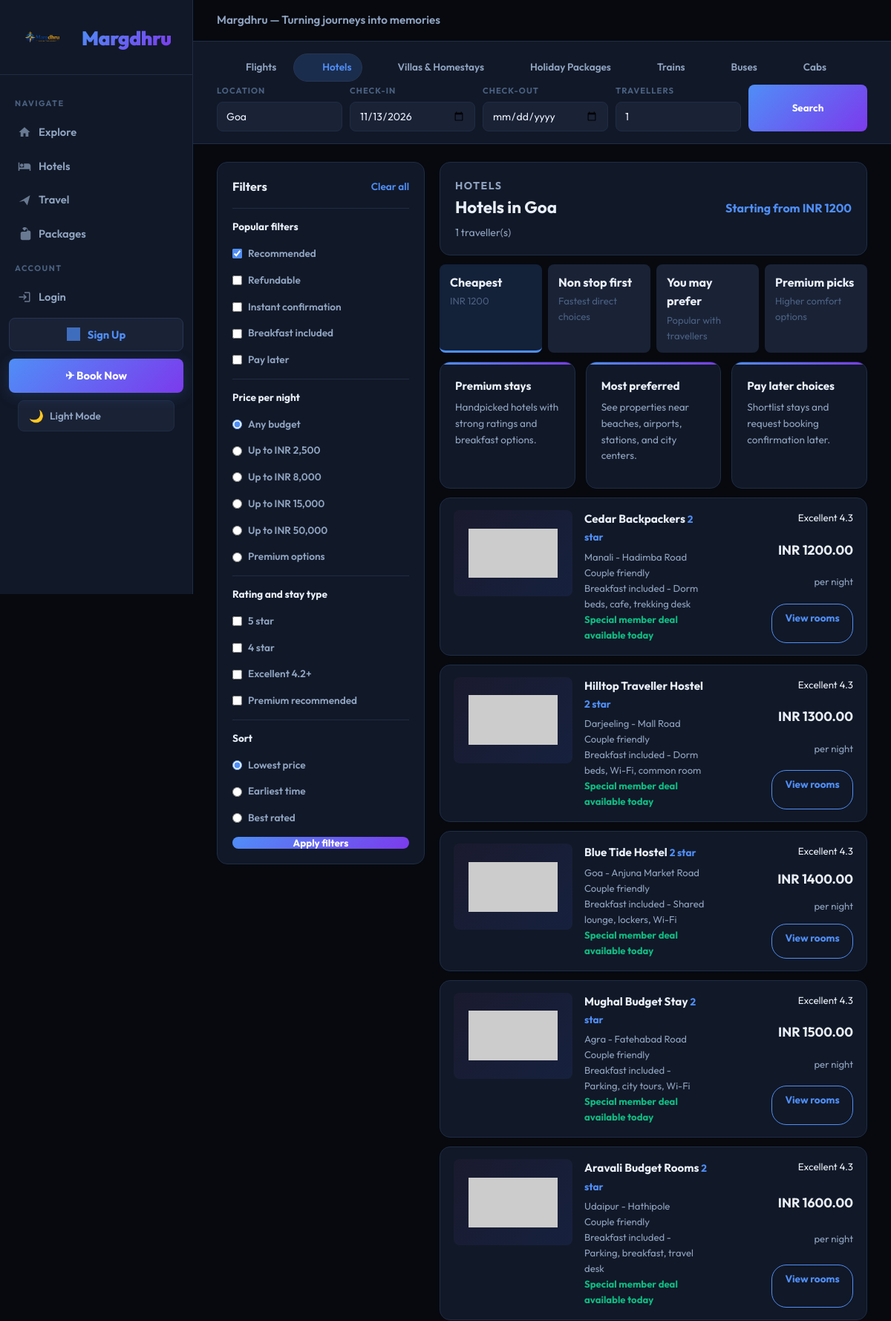
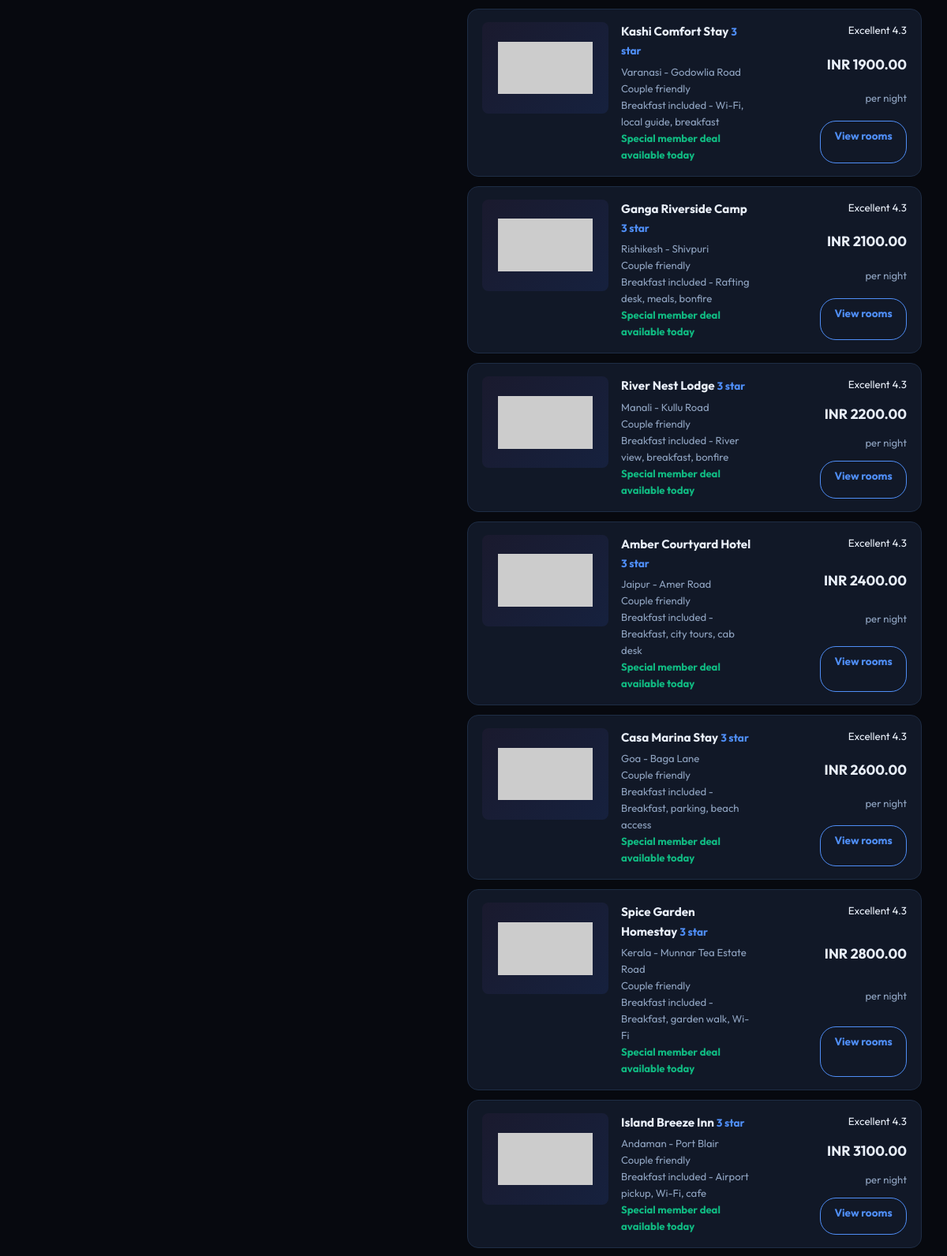
Screenshot of /search/hotels/ (upper part) with the database file from the repository (2 pictures, top to bottom).
### travel/models.py (models this page shows, shortened)
class Destination(models.Model):
    name = models.CharField(max_length=120)
    country = models.CharField(max_length=80, default="India")
    description = models.TextField()
    image_url = models.URLField(blank=True)
    best_season = models.CharField(max_length=120, blank=True)
    class Meta:
        ordering = ["name"]

class Hotel(models.Model):
    destination = models.ForeignKey(Destination, on_delete=models.CASCADE, related_name="hotels")
    name = models.CharField(max_length=140)
    address = models.CharField(max_length=220)
    star_rating = models.PositiveSmallIntegerField(default=3)
    price_per_night = models.DecimalField(max_digits=10, decimal_places=2)
    rooms_available = models.PositiveIntegerField(default=10)
    amenities = models.CharField(max_length=255, blank=True)
    image_url = models.URLField(blank=True)
    class Meta:
        ordering = ["price_per_night", "name"]

### travel/views.py (the view, shortened to what this page needs)
# urls.py: path("search/<str:service>/", views.service_search, name="service_search"),
def service_search(request, service):
    active_tab = get_service_tab(service)
    from_city = request.GET.get("from", "").strip()
    to_city = request.GET.get("to", "").strip()
    location = request.GET.get("location", "").strip()
    depart = request.GET.get("depart", "").strip()
    return_date = request.GET.get("return", "").strip()
    travellers = request.GET.get("travellers", "1").strip() or "1"
    travel_class = request.GET.get("travel_class", "Economy").strip() or "Economy"
    max_price = request.GET.get("max_price", "").strip()
    provider = request.GET.get("provider", "").strip()
    sort = request.GET.get("sort", "price").strip()
    results = []
    price_min = None
    price_max = None
    search_place = location or to_city
    if active_tab["kind"] == "transport":
        queryset = TransportOption.objects.select_related("destination").filter(
            transport_type=active_tab["transport_type"]
        )
        if from_city:
            queryset = queryset.filter(source__icontains=from_city)
        if to_city:
            queryset = queryset.filter(
                Q(destination__name__icontains=to_city) | Q(destination__country__icontains=to_city)
            )
        if max_price:
            queryset = queryset.filter(price__lte=max_price)
        if provider:
            queryset = queryset.filter(provider_name__icontains=provider)
        if sort == "time":
            queryset = queryset.order_by("departure_time")
        else:
            queryset = queryset.order_by("price")
        price_min = queryset.aggregate(Min("price"))["price__min"]
        results = queryset
    elif active_tab["kind"] == "hotel":
        queryset = Hotel.objects.select_related("destination")
        if search_place:
            queryset = queryset.filter(
                Q(destination__name__icontains=search_place)
                | Q(destination__country__icontains=search_place)
                | Q(name__icontains=search_place)
            )
        if max_price:
            queryset = queryset.filter(price_per_night__lte=max_price)
        queryset = queryset.order_by("price_per_night" if sort == "price" else "-star_rating")
        price_min = queryset.aggregate(Min("price_per_night"))["price_per_night__min"]
        results = queryset
    else:
        results = []
    price_values = []
    for item in results:
        if active_tab["kind"] == "transport":
            price_values.append(item.price)
        elif active_tab["kind"] == "hotel":
            price_values.append(item.price_per_night)
        elif active_tab["kind"] == "package":
            price_values.append(item.price_per_person)
    if price_values:
        price_max = max(price_values)
    context = {
        "service_tabs": SERVICE_TABS,
        "service_promos": SERVICE_PROMOS,
        "city_suggestions": CITY_SUGGESTIONS,
        "route_suggestions": ROUTE_SUGGESTIONS,
        "stay_suggestions": STAY_SUGGESTIONS,
        "service_modes": SERVICE_MODES,
        "active_tab": active_tab,
        "results": results,
        "from_city": from_city or "New Delhi",
        "to_city": to_city or location or "Bengaluru",
        "location": location or to_city or "Goa",
        "depart": depart,
        "return_date": return_date,
        "travellers": travellers,
        "travel_class": travel_class,
        "price_min": price_min,
        "price_max": price_max,
        "selected_sort": sort,
        "max_price": max_price,
        "selected_provider": provider,
        "provider_options": (
            TransportOption.objects.filter(transport_type=active_tab.get("transport_type"))
            .values_list("provider_name", flat=True)
            .distinct()
            if active_tab["kind"] == "transport"
            else []
        ),
        "today": date.today().isoformat(),
    }
    return render(request, "travel/search_results.html", context)

### travel/views.py (called while the page is built)
def get_service_tab(service):
    return next((item for item in SERVICE_TABS if item["key"] == service), SERVICE_TABS[0])

### templates/travel/search_results.html (shortened to what this page needs)
{% extends "travel/base.html" %}
{% block content %}
<section class="results-topbar">
    <div class="mini-tabs">
        {% for tab in service_tabs %}
            <a class="{% if tab.key == active_tab.key %}is-active{% endif %}" href="{% url 'service_search' tab.key %}?from={{ from_city }}&to={{ to_city }}">
                <span class="mini-icon service-icon-{{ tab.icon }}"></span>{{ tab.label }}
            </a>
        {% endfor %}
    </div>
    <form class="compact-search" method="get">
        {% if active_tab.key == "hotels" or active_tab.key == "villas" %}
            <label>
                <span>Location</span>
                <input name="location" value="{{ location }}" list="city-suggestions">
            </label>
            <label>
                <span>Check-in</span>
                <input name="checkin" type="date" value="{{ depart|default:today }}">
            </label>
            <label>
                <span>Check-out</span>
                <input name="checkout" type="date" value="{{ return_date }}">
            </label>
        {% endif %}
        <label>
            <span>Travellers</span>
            <input name="travellers" type="number" min="1" value="{{ travellers }}">
        </label>
        <button type="submit">Search</button>
    </form>
</section>
<section class="results-layout">
    <aside class="filters-panel">
        <div class="filter-heading">
            <h2>Filters</h2>
            <a href="{% url 'service_search' active_tab.key %}?from={{ from_city }}&to={{ to_city }}">Clear all</a>
        </div>
        <form method="get">
            <div class="filter-checks">
                <p>Popular filters</p>
                <label><input type="checkbox" checked> Recommended</label>
                <label><input type="checkbox"> Refundable</label>
                <label><input type="checkbox"> Instant confirmation</label>
                {% if active_tab.kind == "transport" %}
                    <label><input type="checkbox"> Non stop</label>
                    <label><input type="checkbox"> Morning departure</label>
                {% else %}
                    <label><input type="checkbox"> Breakfast included</label>
                    <label><input type="checkbox"> Pay later</label>
                {% endif %}
            </div>
            <div class="filter-checks">
                <p>{% if active_tab.kind == "hotel" %}Price per night{% else %}Price{% endif %}</p>
                <label><input type="radio" name="max_price" value="" {% if not max_price %}checked{% endif %}> Any budget</label>
                <label><input type="radio" name="max_price" value="2500" {% if max_price == "2500" %}checked{% endif %}> Up to INR 2,500</label>
                <label><input type="radio" name="max_price" value="8000" {% if max_price == "8000" %}checked{% endif %}> Up to INR 8,000</label>
                <label><input type="radio" name="max_price" value="15000" {% if max_price == "15000" %}checked{% endif %}> Up to INR 15,000</label>
                <label><input type="radio" name="max_price" value="50000" {% if max_price == "50000" %}checked{% endif %}> Up to INR 50,000</label>
                <label><input type="radio" name="max_price" value="150000" {% if max_price == "150000" %}checked{% endif %}> Premium options</label>
            </div>
            {% if active_tab.kind == "transport" %}
                <div class="filter-checks">
                    <p>Operators</p>
                    {% for provider_name in provider_options %}
                        <label><input type="radio" name="provider" value="{{ provider_name }}" {% if selected_provider == provider_name %}checked{% endif %}> {{ provider_name }}</label>
                    {% endfor %}
                </div>
            {% else %}
                <div class="filter-checks">
                    <p>Rating and stay type</p>
                    <label><input type="checkbox"> 5 star</label>
                    <label><input type="checkbox"> 4 star</label>
                    <label><input type="checkbox"> Excellent 4.2+</label>
                    <label><input type="checkbox"> Premium recommended</label>
                </div>
            {% endif %}
            <div class="filter-checks">
                <p>Sort</p>
                <label><input type="radio" name="sort" value="price" {% if selected_sort == "price" %}checked{% endif %}> Lowest price</label>
                <label><input type="radio" name="sort" value="time" {% if selected_sort == "time" %}checked{% endif %}> Earliest time</label>
                <label><input type="radio" name="sort" value="rating" {% if selected_sort == "rating" %}checked{% endif %}> Best rated</label>
            </div>
            <button type="submit">Apply filters</button>
        </form>
    </aside>
    <div class="results-main">
        <div class="results-heading">
            <div>
                <p class="eyebrow">{{ active_tab.label }}</p>
                {% if active_tab.key == "hotels" or active_tab.key == "villas" %}
                    <h1>{{ active_tab.label }} in {{ location }}</h1>
                {% elif active_tab.kind == "package" %}
                    <h1>{{ active_tab.label }} for {{ location }}</h1>
                {% else %}
                    <h1>{{ active_tab.label }} from {{ from_city }} to {{ to_city }}</h1>
                {% endif %}
                <p>{{ travellers }} traveller(s){% if depart %} - departing {{ depart }}{% endif %}</p>
            </div>
            {% if price_min %}
                <strong>Starting from INR {{ price_min }}</strong>
            {% endif %}
        </div>
        <div class="result-sort-strip">
            <article class="is-active"><strong>Cheapest</strong><span>{% if price_min %}INR {{ price_min }}{% else %}Best fare{% endif %}</span></article>
            <article><strong>Non stop first</strong><span>Fastest direct choices</span></article>
            <article><strong>You may prefer</strong><span>Popular with travellers</span></article>
            <article><strong>Premium picks</strong><span>Higher comfort options</span></article>
        </div>
        <div class="promo-grid results-promos">
            {% for service, promos in service_promos.items %}
                {% if service == active_tab.key %}
                    {% for title, text in promos %}
                        <article>
                            <strong>{{ title }}</strong>
                            <p>{{ text }}</p>
                        </article>
                    {% endfor %}
                {% endif %}
            {% endfor %}
        </div>
        {% for item in results %}
            {% if active_tab.kind == "transport" %}
                <article class="result-card flight-card">
                    <div class="carrier-mark">{{ item.provider_name|slice:":1" }}</div>
                    <div class="carrier-info">
                        <h2>{{ item.provider_name }}</h2>
                        <p>{{ item.get_transport_type_display }} {{ item.id }}{{ item.seats_available }}</p>
                        <a href="#">Add to compare +</a>
                    </div>
                    <div class="route-times">
                        <strong>{{ item.departure_time }}</strong>
                        <span>{{ item.source }}</span>
                    </div>
                    <div class="route-line">
                        <span></span>
                        <small>Direct option</small>
                    </div>
                    <div class="route-times">
                        <strong>{{ item.arrival_time }}</strong>
                        <span>{{ item.destination.name }}</span>
                    </div>
                    <div class="result-price">
                        <small>92% on time</small>
                        <strong>INR {{ item.price }}</strong>
                        <span>{{ item.seats_available }} seats left</span>
                        <a href="{% url 'transport_detail' item.pk %}">View prices</a>
                    </div>
                    <div class="offer-band">Flat instant discount on selected cards and wallet payments</div>
                </article>
            {% elif active_tab.kind == "hotel" %}
                <article class="result-card hotel-result property-card">
                    <img src="{{ item.image_url }}" alt="{{ item.name }}" onerror="this.onerror=null;this.src=\'https://placehold.co/900x500/1a1a2e/6c63ff?text=Image+Unavailable\'">
                    <div>
                        <h2>{{ item.name }} <span>{{ item.star_rating }} star</span></h2>
                        <p>{{ item.destination.name }} - {{ item.address }}</p>
                        <p class="pill-line">Couple friendly</p>
                        <p>Breakfast included - {{ item.amenities }}</p>
                        <p class="property-offer">Special member deal available today</p>
                    </div>
                    <div class="result-price">
                        <small>Excellent 4.3</small>
                        <strong>INR {{ item.price_per_night }}</strong>
                        <span>per night</span>
                        <a href="{% url 'hotel_detail' item.pk %}">View rooms</a>
                    </div>
                </article>
            {% endif %}
        {% empty %}
            <div class="support-panel">
                <h2>No results found</h2>
                <p>Try another destination or clear the filters to see more options.</p>
            </div>
        {% endfor %}
    </div>
</section>
{% endblock %}

### rows the page displays
Destination: name "Goa"
Hotel: name "Cedar Backpackers", star_rating "2", destination.name "Manali", address "Hadimba Road", amenities "Dorm beds, cafe, trekking desk", price_per_night "1200.00"
Hotel: name "Hilltop Traveller Hostel", star_rating "2", destination.name "Darjeeling", address "Mall Road", amenities "Dorm beds, Wi-Fi, common room", price_per_night "1300.00"
Hotel: name "Blue Tide Hostel", star_rating "2", destination.name "Goa", address "Anjuna Market Road", amenities "Shared lounge, lockers, Wi-Fi", price_per_night "1400.00"
Hotel: name "Mughal Budget Stay", star_rating "2", destination.name "Agra", address "Fatehabad Road", amenities "Parking, city tours, Wi-Fi", price_per_night "1500.00"
Hotel: name "Aravali Budget Rooms", star_rating "2", destination.name "Udaipur", address "Hathipole", amenities "Parking, breakfast, travel desk", price_per_night "1600.00"
Hotel: name "Kashi Comfort Stay", star_rating "3", destination.name "Varanasi", address "Godowlia Road", amenities "Wi-Fi, local guide, breakfast", price_per_night "1900.00"
Hotel: name "Ganga Riverside Camp", star_rating "3", destination.name "Rishikesh", address "Shivpuri", amenities "Rafting desk, meals, bonfire", price_per_night "2100.00"
Hotel: name "River Nest Lodge", star_rating "3", destination.name "Manali", address "Kullu Road", amenities "River view, breakfast, bonfire", price_per_night "2200.00"
Hotel: name "Amber Courtyard Hotel", star_rating "3", destination.name "Jaipur", address "Amer Road", amenities "Breakfast, city tours, cab desk", price_per_night "2400.00"
Hotel: name "Casa Marina Stay", star_rating "3", destination.name "Goa", address "Baga Lane", amenities "Breakfast, parking, beach access", price_per_night "2600.00"
Hotel: name "Spice Garden Homestay", star_rating "3", destination.name "Kerala", address "Munnar Tea Estate Road", amenities "Breakfast, garden walk, Wi-Fi", price_per_night "2800.00"
Hotel: name "Island Breeze Inn", star_rating "3", destination.name "Andaman", address "Port Blair", amenities "Airport pickup, Wi-Fi, cafe", price_per_night "3100.00"

### other values shown
{{ tab.label }} "Flights" "Hotels" "Villas & Homestays" "Holiday Packages" "Trains" "Buses" "Cabs"
{{ active_tab.label }} "HOTELS"
{{ active_tab.label }} "Hotels"
{{ travellers }} "1"
{{ price_min }} "1200"
{{ title }} "Premium stays" "Most preferred" "Pay later choices"
{{ text }} "Handpicked hotels with strong ratings and breakfast options." "See properties near beaches, airports, stations, and city centers." "Shortlist stays and request booking confirmation later."
